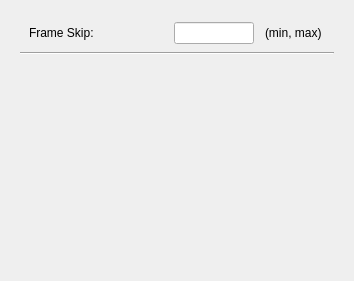
     <widget class="QWidget" name="fmfTabPtr_">
      <attribute name="title">
       <string> fmf </string>
      </attribute>
      <layout class="QVBoxLayout" name="verticalLayout_5">
       <item>
        <widget class="QWidget" name="fmfWidgetPtr_" native="true">
         <layout class="QVBoxLayout" name="verticalLayout_4">
          <item>
           <widget class="QWidget" name="fmfFrameSkipWidgetPtr_" native="true">
            <layout class="QHBoxLayout" name="horizontalLayout_8">
             <property name="topMargin">
              <number>2</number>
             </property>
             <property name="bottomMargin">
              <number>2</number>
             </property>
             <item>
              <widget class="QLabel" name="fmfFrameSkipLabelPtr_">
               <property name="sizePolicy">
                <sizepolicy hsizetype="Fixed" vsizetype="Preferred">
                 <horstretch>0</horstretch>
                 <verstretch>0</verstretch>
                </sizepolicy>
               </property>
               <property name="minimumSize">
                <size>
                 <width>130</width>
                 <height>0</height>
                </size>
               </property>
               <property name="maximumSize">
                <size>
                 <width>130</width>
                 <height>16777215</height>
                </size>
               </property>
               <property name="font">
                <font>
                 <weight>50</weight>
                 <bold>false</bold>
                </font>
               </property>
               <property name="text">
                <string>Frame Skip: </string>
               </property>
              </widget>
             </item>
             <item>
              <spacer name="horizontalSpacer_8">
               <property name="orientation">
                <enum>Qt::Horizontal</enum>
               </property>
               <property name="sizeHint" stdset="0">
                <size>
                 <width>9</width>
                 <height>20</height>
                </size>
               </property>
              </spacer>
             </item>
             <item>
              <widget class="QLineEdit" name="fmfFrameSkipLineEditPtr_">
               <property name="sizePolicy">
                <sizepolicy hsizetype="Fixed" vsizetype="Fixed">
                 <horstretch>0</horstretch>
                 <verstretch>0</verstretch>
                </sizepolicy>
               </property>
               <property name="minimumSize">
                <size>
                 <width>80</width>
                 <height>0</height>
                </size>
               </property>
               <property name="maximumSize">
                <size>
                 <width>80</width>
                 <height>16777215</height>
                </size>
               </property>
              </widget>
             </item>
             <item>
              <spacer name="horizontalSpacer_17">
               <property name="orientation">
                <enum>Qt::Horizontal</enum>
               </property>
               <property name="sizeType">
                <enum>QSizePolicy::Fixed</enum>
               </property>
               <property name="sizeHint" stdset="0">
                <size>
                 <width>5</width>
                 <height>20</height>
                </size>
               </property>
              </spacer>
             </item>
             <item>
              <widget class="QLabel" name="fmfFrameSkipRangeLabelPtr_">
               <property name="sizePolicy">
                <sizepolicy hsizetype="Fixed" vsizetype="Preferred">
                 <horstretch>0</horstretch>
                 <verstretch>0</verstretch>
                </sizepolicy>
               </property>
               <property name="minimumSize">
                <size>
                 <width>60</width>
                 <height>0</height>
                </size>
               </property>
               <property name="maximumSize">
                <size>
                 <width>60</width>
                 <height>16777215</height>
                </size>
               </property>
               <property name="font">
                <font>
                 <weight>50</weight>
                 <bold>false</bold>
                </font>
               </property>
               <property name="text">
                <string>(min, max)</string>
               </property>
              </widget>
             </item>
            </layout>
           </widget>
          </item>
          <item>
           <widget class="Line" name="line_13">
            <property name="orientation">
             <enum>Qt::Horizontal</enum>
            </property>
           </widget>
          </item>
          <item>
           <spacer name="verticalSpacer_3">
            <property name="orientation">
             <enum>Qt::Vertical</enum>
            </property>
            <property name="sizeHint" stdset="0">
             <size>
              <width>20</width>
              <height>206</height>
             </size>
            </property>
           </spacer>
          </item>
         </layout>
        </widget>
       </item>
      </layout>
     </widget>
